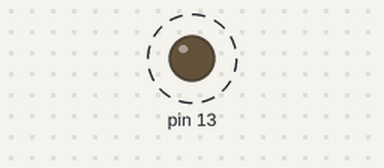
The sketch below on a simulated Arduino Uno, built with avr-gcc and run on an emulated ATmega328P. On the bench: output pins drawn as LEDs (lit = HIGH). Dashed ring = blinking.

Above: at 0.15 s.
Timing chart, 0 to 3.0 s (numbered marks = the images above):
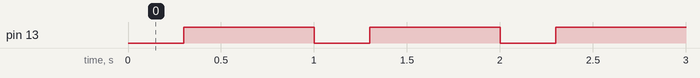

Measured:
- by itself, pin 13: alternates HIGH for 0.70 s and LOW for 0.30 s

The sketch:

BlinkingLedTest.ino
```cpp
void setup() {
  pinMode(13,OUTPUT);
}

void loop() {
  analogWrite(13,0);
  delay(300);
  analogWrite(13,255);
  delay(700);

}
```
